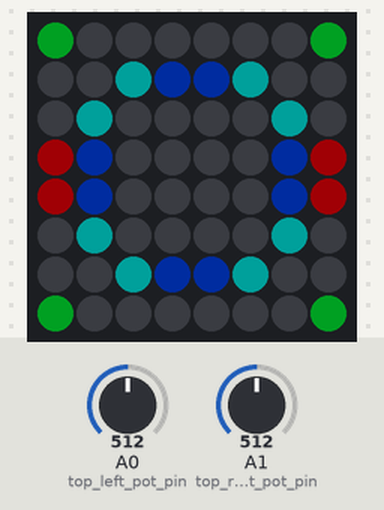
This sketch was run on a simulated Teensy 3. On the bench: 8×8 RGB LED matrix (first LED top left, wired row by row). The inputs (shaded band) are chosen by the test bench; at power-on: A0 (top_left_pot_pin) = 512, A1 (top_right_pot_pin) = 512 (analog values on the 0–1023 scale). Dim RGB values are drawn brighter than linear; random numbers use the default seed unless the sketch sets one.

Above: at 1.2 s.
1.3 s: A0 (top_left_pot_pin) set to 122
At 2.54 s:
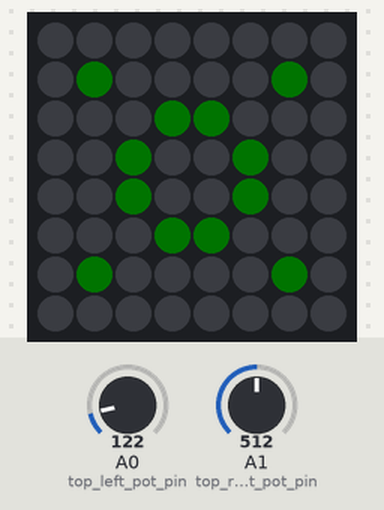
3.6 s: A1 (top_right_pot_pin) set to 0
At 5.06 s:
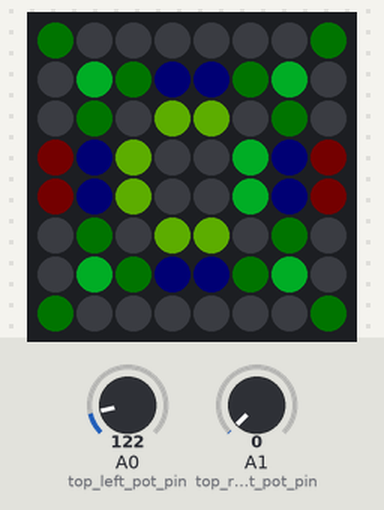
5.6 s: A1 (top_right_pot_pin) set to 18
At 7.12 s:
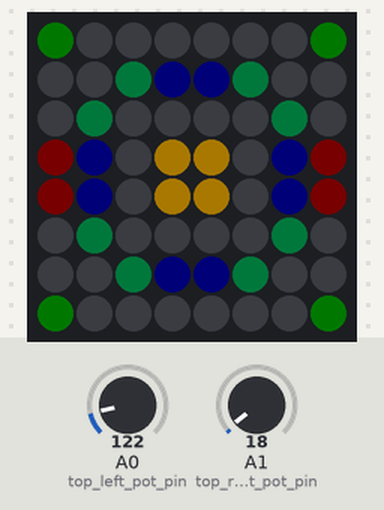
8.6 s: A0 (top_left_pot_pin) set to 900
At 9.7 s:
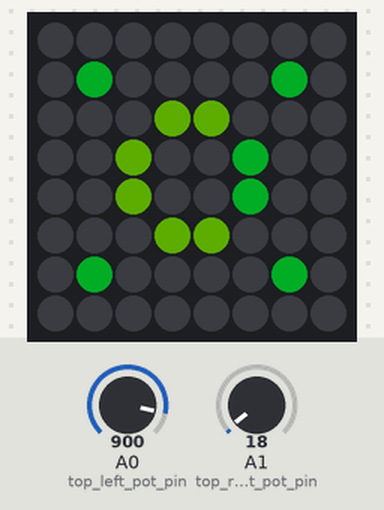
10.1 s: A0 (top_left_pot_pin) set to 716
At 13.0 s:
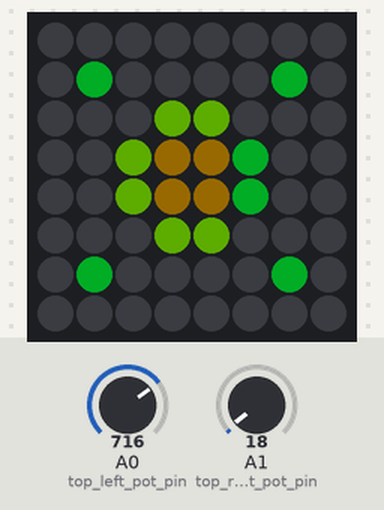
13.1 s: A1 (top_right_pot_pin) set to 258
At 14.1 s:
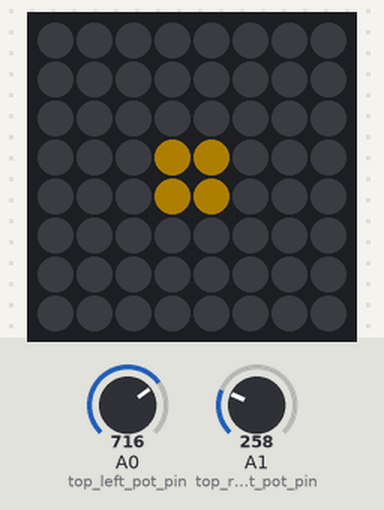

The sketch:

Animation_with_fading.ino
```cpp
//Using arrays as bitmaps
// a bitmap is just that, an uncompressed map of bits
// a bmp file used 3 bytes per pixel to represent the colors
// here we're using a single value per "color" and then deciding how to display each one


//led biz begin. don't worry about anything in this section besides max_brightness
#include <WS2812Serial.h>
//we'll be using the Teensy audio library and it doesn't play nicely with neopixels.h or fastled
// so Paul of PJRC made this much more efficient version
#define num_of_leds 64
#define led_data_pin 5 // only these pins can be used on the Teensy 3.2:  1, 5, 8, 10, 31
byte drawingMemory[num_of_leds * 3];       //  3 bytes per LED
DMAMEM byte displayMemory[num_of_leds * 12]; // 12 bytes per LED
WS2812Serial leds(num_of_leds, displayMemory, drawingMemory, led_data_pin, WS2812_GRB);

//1.0 is VERY bright if you're powering it off of 5V
// this needs to be declared and set to something >0 for the LEDs to work
float max_brightness = 0.2;
//led biz end

//defines are not variables
// but unlike varibles they can be used in the declaration section and don't take up any memory
#define left_button_pin 0
#define right_button_pin 1
#define top_left_pot_pin A0
#define top_right_pot_pin A1
#define bottom_left_pot_pin A2
#define bottom_right_pot_pin A3

unsigned long current_time;
unsigned long prev_time[8];
int glyph_location;
float set_hue;
int xy_sel;
int xy_count;
int x_pot;
int y_pot;
int rate1 = 30;
int g_sel;
int pot[4];
int animation_rate;
int animation_frame, next_frame;
float fade, inv_fade;

#define bitmap_width  8
#define bitmap_height 8
#define total_frames 3

//aranging the array like this has makes no difference to the teensy but makes it easy for us to make designs
// A byte is used to conserve RAM
// Math like this can only be done if the value is a #define. it won't work with varables

byte bitmap[total_frames][bitmap_width * bitmap_height] =
{
  {
    0, 0, 0, 0, 0, 0, 0, 0,
    0, 0, 0, 0, 0, 0, 0, 0,
    0, 0, 0, 0, 0, 0, 0, 0,
    0, 0, 0, 1, 1, 0, 0, 0,
    0, 0, 0, 1, 1, 0, 0, 0,
    0, 0, 0, 0, 0, 0, 0, 0,
    0, 0, 0, 0, 0, 0, 0, 0,
    0, 0, 0, 0, 0, 0, 0, 0,
  },
  {
    0, 0, 0, 0, 0, 0, 0, 0,
    0, 3, 0, 0, 0, 0, 3, 0,
    0, 0, 0, 2, 2, 0, 0, 0,
    0, 0, 2, 0, 0, 3, 0, 0,
    0, 0, 2, 0, 0, 3, 0, 0,
    0, 0, 0, 2, 2, 0, 0, 0,
    0, 3, 0, 0, 0, 0, 3, 0,
    0, 0, 0, 0, 0, 0, 0, 0,
  },
  {
    3, 0, 0, 0, 0, 0, 0, 3,
    0, 0, 4, 5, 5, 4, 0, 0,
    0, 4, 0, 0, 0, 0, 4, 0,
    8, 5, 0, 0, 0, 0, 5, 8,
    8, 5, 0, 0, 0, 0, 5, 8,
    0, 4, 0, 0, 0, 0, 4, 0,
    0, 0, 4, 5, 5, 4, 0, 0,
    3, 0, 0, 0, 0, 0, 0, 3,
  }
};

void setup() {
  leds.begin(); //must be done in setup for the LEDs to work.

  pinMode(left_button_pin, INPUT_PULLUP); //must be done when reading buttons
  pinMode(right_button_pin, INPUT_PULLUP);
  analogReadResolution(12); //0-4095 pot values
  analogReadAveraging(64);  //smooth the readings some
}


void loop() {
  current_time = millis();

  if (current_time - prev_time[2] > 5) { //fast timer to read controls
    prev_time[2] = current_time;
    pot[1] = (analogRead(top_left_pot_pin) / 4095.0) * 2000;
    float fade_pot = (analogRead(top_right_pot_pin) / 4095.0) * .2;

    animation_rate = pot[1];

    fade *= 1.0 - fade_pot;
    if (fade < .01) {
      fade = 0;
    }
    inv_fade *= 1.05;
    if (inv_fade >= 1) {
      inv_fade = 1;
    }
  }

  if (current_time - prev_time[1] > animation_rate) { //fast timer to read controls
    prev_time[1] = current_time;
    //animation_frame++;
    animation_frame = random(0, 3);
    if (animation_frame > total_frames - 1) {
      animation_frame = 0;
    }
    next_frame = random(0, 3);
    if (next_frame > total_frames - 1) {
      next_frame = 0;
    }
    fade = 1;
    inv_fade = .01;
  }

  if (current_time - prev_time[0] > rate1) {
    prev_time[0] = current_time;

    for ( int x_count = 0; x_count < 8; x_count++) {
      for ( int y_count = 0; y_count < 8; y_count++) {
        xy_count = x_count + (y_count * 8); //goes from 0-64
        set_pixel_HSV(xy_count, 0, 0, 0); // turn everything off. otherwise the last "frame" swill still show


        int current_pixel = bitmap[animation_frame][xy_count];

        int next_pixel = bitmap[next_frame][xy_count];

        if (current_pixel > 0 ) {
          float color1 = current_pixel / 8.0;
          set_pixel_HSV(xy_count, color1 , 1, fade);
        }
        if (next_pixel > 0 ) {
          float color1 = next_pixel / 8.0;
          set_pixel_HSV(xy_count, color1 , 1, inv_fade);
        }
      }
    }
    leds.show(); // after we've set what we want all the LEDs to be we send the data out through this function
  } //timing "if" over

}// loop is over


//This function is a little different than you might see in other libraries but it works pretty similar
// instead of 0-255 you see in other libraries this is all 0-1.0
// you can copy this to the bottom of any code as long as the declarations at the top in "led biz" are done

//set_pixel_HSV(led to change, hue,saturation,value aka brightness)
// led to change is 0-63
// all other are 0.0 to 1.0
// hue - 0 is red, then through the ROYGBIV to 1.0 as red again
// saturation - 0 is fully white, 1 is fully colored.
// value - 0 is off, 1 is the value set by max_brightness
// (it's not called brightness since, unlike in photoshop, we're going from black to fully lit up

//based on https://stackoverflow.com/questions/3018313/algorithm-to-convert-rgb-to-hsv-and-hsv-to-rgb-in-range-0-255-for-both

void set_pixel_HSV(int pixel, float fh, float fs, float fv) {
  byte RedLight;
  byte GreenLight;
  byte BlueLight;

  byte h = fh * 255;
  byte s = fs * 255;
  byte v = fv * max_brightness * 255;

  h = (h * 192) / 256;  // 0..191
  unsigned int i = h / 32;   // We want a value of 0 thru 5
  unsigned int f = (h % 32) * 8;   // 'fractional' part of 'i' 0..248 in jumps

  unsigned int sInv = 255 - s;  // 0 -> 0xff, 0xff -> 0
  unsigned int fInv = 255 - f;  // 0 -> 0xff, 0xff -> 0
  byte pv = v * sInv / 256;  // pv will be in range 0 - 255
  byte qv = v * (256 - s * f / 256) / 256;
  byte tv = v * (256 - s * fInv / 256) / 256;

  switch (i) {
    case 0:
      RedLight = v;
      GreenLight = tv;
      BlueLight = pv;
      break;
    case 1:
      RedLight = qv;
      GreenLight = v;
      BlueLight = pv;
      break;
    case 2:
      RedLight = pv;
      GreenLight = v;
      BlueLight = tv;
      break;
    case 3:
      RedLight = pv;
      GreenLight = qv;
      BlueLight = v;
      break;
    case 4:
      RedLight = tv;
      GreenLight = pv;
      BlueLight = v;
      break;
    case 5:
      RedLight = v;
      GreenLight = pv;
      BlueLight = qv;
      break;
  }
  leds.setPixelColor(pixel, RedLight, GreenLight, BlueLight);
}
```

Measured:
- what the display in image 6 shows lasts 0.7 s, from 13.6 s to 14.3 s
